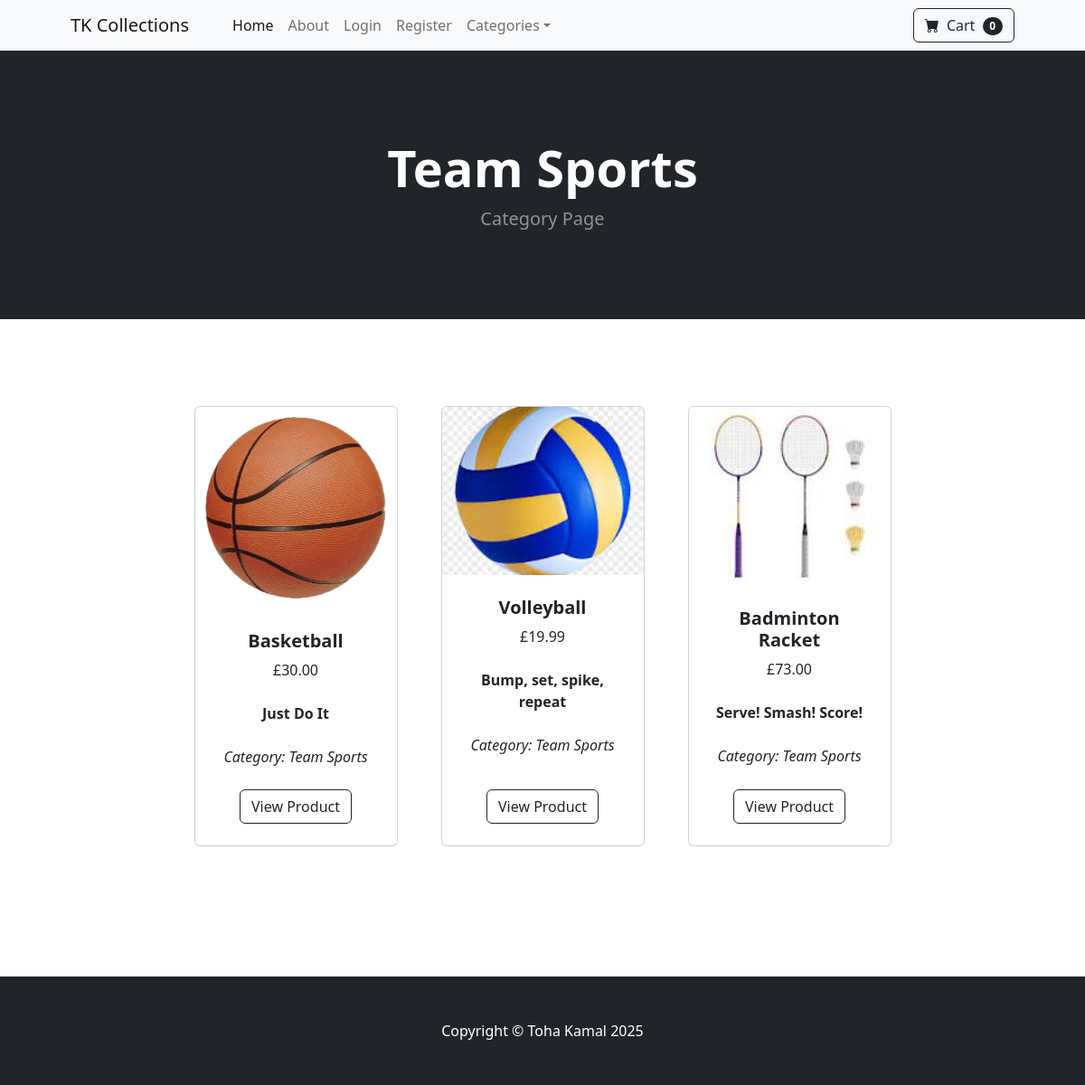
Page /category/Team Sports on the committed database.
### store/models.py (models this page shows, shortened)
class Category(models.Model):
    name = models.CharField(max_length=100)
    def __str__(self):
        return self.name
    class Meta:
        verbose_name_plural = "Categories"

class Product(models.Model):
    name = models.CharField(max_length=100)
    price = models.DecimalField(default=0, decimal_places=2, max_digits=10)
    category = models.ForeignKey(Category, on_delete=models.CASCADE, default=1)
    description = models.CharField(max_length=250, default="", blank=True, null=True)
    image = models.ImageField(upload_to='uploads/product/')
    is_sale = models.BooleanField(default=False)
    sale_price = models.DecimalField(default=0, decimal_places=2, max_digits=10)

### store/views.py (the view)
# urls.py: path('category/<str:foo>', views.category, name='category'),
def category(request,foo):
    foo=foo.replace('-','')
    try:
        category=Category.objects.get(name=foo)
        products=Product.objects.filter(category=category)
        return render(request,'category.html',{'products':products,'category':category})
    except:
        messages.success(request, 'That category does not exist')
        return redirect('home')

### store/templates/category.html (shortened to what this page needs)
{% extends 'base.html' %}
{% block content %}
<header class="bg-dark py-5">
  <div class="container px-4 px-lg-5 my-5">
    <div class="text-center text-white">
      <h1 class="display-4 fw-bolder">{{ category }}</h1>
      <p class="lead fw-normal text-white-50 mb-0"> Category Page </p>
    </div>
  </div>
</header>
<section class="py-5">
  <div class="container px-4 px-lg-5 mt-5">
    <div class="row gx-4 gx-lg-5 row-cols-2 row-cols-md-3 row-cols-xl-4 justify-content-center">
      {% if products %}
        {% for product in products %}
          <div class="col mb-5">
            <div class="card h-100">
              <img class="card-img-top" src="{{ product.image.url }}" alt="{{ product.name }}" />
              <div class="card-body p-4">
                <div class="text-center">
                  <h5 class="fw-bolder">{{ product.name }}</h5>
                  {% if product.is_sale %}
                    <strike>£{{ product.price }}</strike>
                    &nbsp; <span class="text-danger fw-bold">£{{ product.sale_price }}</span>
                  {% else %}
                    £{{ product.price }}
                  {% endif %}
                  <br /><br />
                  <b>{{ product.description }}</b>
                  <br /><br />
                  <i>Category: {{ product.category }}</i>
                </div>
              </div>
              <div class="card-footer p-4 pt-0 border-top-0 bg-transparent">
                <div class="text-center">
                  <a class="btn btn-outline-dark mt-auto" href="{% url 'product' product.id%}">View Product</a>
                </div>
              </div>
            </div>
          </div>
        {% endfor %}
      {% else %}
        <p class="text-center text-muted">No products available right now.</p>
      {% endif %}
    </div>
  </div>
</section>
{% endblock %}

### rows in the picture
Category: name "Team Sports"
Product: image (picture), name "Basketball", price "30.00", description "Just Do It", category "Team Sports"
Product: image (picture), name "Volleyball", price "19.99", description "Bump, set, spike, repeat", category "Team Sports"
Product: image (picture), name "Badminton Racket", price "73.00", description "Serve! Smash! Score!", category "Team Sports"
